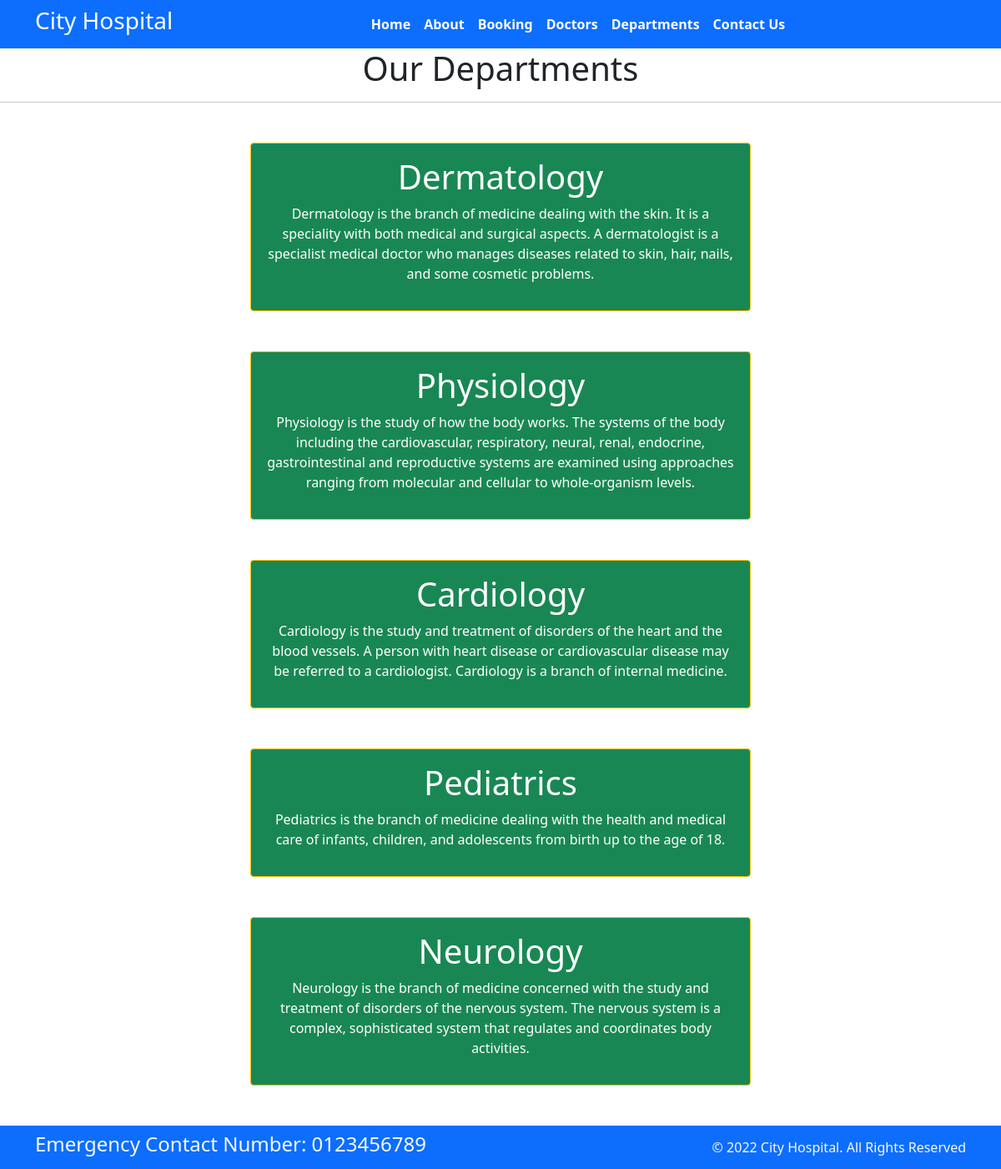
Screenshot of /department with the database file from the repository.
### home/models.py (models this page shows, shortened)
class Departments(models.Model):
    dep_name = models.CharField(max_length=100)
    dep_description = models.TextField()

### home/views.py (the view)
# urls.py: path('department', views.department, name='department'),
def department(request):
    dict_dept={
        'dept':Departments.objects.all()
    }
    return render(request,'department.html',dict_dept)

### templates/department.html (shortened to what this page needs)
{% extends 'base.html' %}
{% block content%}
<h1 class="text-center">Our Departments</h1>
<hr>
{% for d in dept %}
<div class="mx-auto w-50 bg-success text-center text-white p-3 my-5 border border-warning rounded">
    <h1>{{d.dep_name}}</h1>
    <p>{{d.dep_description}}</p>
</div>
{% endfor %}
{% endblock %}

### rows the page displays
Departments: dep_name "Dermatology", dep_description "Dermatology is the branch of medicine dealing with the skin. It is a speciality with both medical and surgical aspects. A dermatologist is a specialist medical doctor who manages diseases related to skin, hair, nails, and some cosmetic problems."
Departments: dep_name "Physiology", dep_description "Physiology is the study of how the body works. The systems of the body including the cardiovascular, respiratory, neural, renal, endocrine, gastrointestinal and reproductive systems are examined using approaches ranging from molecular and cellular to whole-organism levels."
Departments: dep_name "Cardiology", dep_description "Cardiology is the study and treatment of disorders of the heart and the blood vessels. A person with heart disease or cardiovascular disease may be referred to a cardiologist. Cardiology is a branch of internal medicine."
Departments: dep_name "Pediatrics", dep_description "Pediatrics is the branch of medicine dealing with the health and medical care of infants, children, and adolescents from birth up to the age of 18."
Departments: dep_name "Neurology", dep_description "Neurology is the branch of medicine concerned with the study and treatment of disorders of the nervous system. The nervous system is a complex, sophisticated system that regulates and coordinates body activities."
